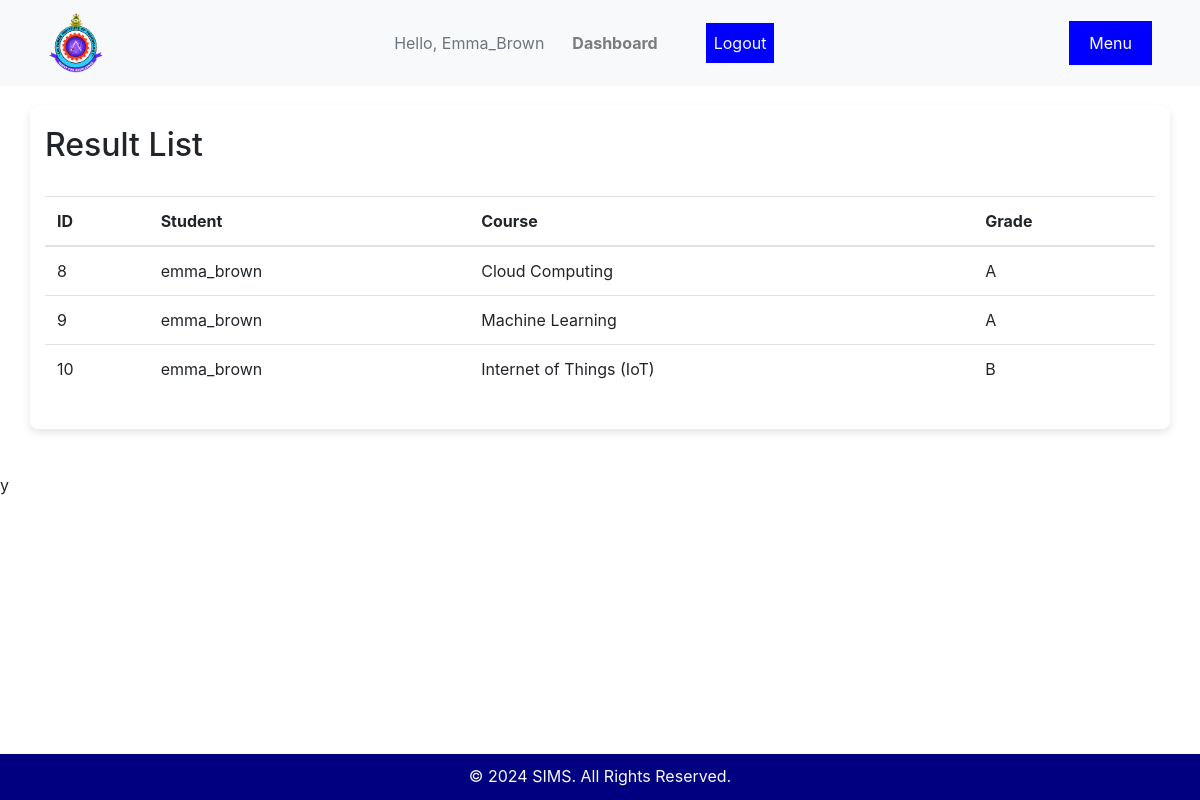
Screenshot of /results/ (signed in) with the database file from the repository.
### users/models.py (models this page shows, shortened)
class CustomUser(AbstractUser):
    ROLE_CHOICES = [
        ('ADMIN', 'Admin'),
        ('STUDENT', 'Student'),
        ('LECTURER', 'Lecturer'),
        ('CLINIC_STAFF', 'Clinic Staff'),
    ]
    role = models.CharField(max_length=20, choices=ROLE_CHOICES)
    Approved = models.BooleanField(default=True)
    objects = CustomUserManager()

### ims/models.py (models this page shows, shortened)
class Result(models.Model):
    student = models.ForeignKey(Student, on_delete=models.CASCADE)
    course = models.ForeignKey(Course, on_delete=models.CASCADE)
    grade = models.CharField(max_length=2)

class Student(models.Model):
    user = models.OneToOneField(User, on_delete=models.CASCADE)
    level = models.ForeignKey(Level, on_delete=models.CASCADE)
    matric = models.CharField(max_length=50, blank=True, null=True)
    reg_no = models.CharField(max_length=50, blank=True, null=True)
    phone = models.CharField(max_length=50, blank=True, null=True)
    Gaurdian_contact = models.CharField(max_length=50, blank=True, null=True)
    department = models.ForeignKey(Department, on_delete=models.CASCADE)
    courses_registered = models.ManyToManyField('Course', related_name='students')
    carry_over = models.ManyToManyField('Course', null=True, blank=True)
    approved = models.BooleanField(default=False)

class Course(models.Model):
    course_id = models.CharField(max_length=10, unique=True)
    course_name = models.CharField(max_length=200)
    credits = models.IntegerField()

### ims/views.py (the view)
# urls.py: path('results/', views.ResultListView.as_view(), name='result_list'),
class ResultListView(ListView):
    model = Result
    context_object_name = 'results'
    template_name = 'results/result_list.html'

### templates/results/result_list.html (shortened to what this page needs)
{% extends 'base.html' %}
{% block content %}
    <h2>Result List</h2>
    <br>
                <table class="table">
        <thead>
            <tr>
                <th>ID</th>
                <th>Student</th>
                <th>Course</th>
                <th>Grade</th>
            </tr>
        </thead>
        <tbody>
            {% for result in results %}
            {% if result.student.user.id == user.id %}
                <tr>
                    <td>{{ result.id }}</td>
                    <td>{{ result.student.user.username }}</td>
                    <td>{{ result.course.course_name }}</td>
                    <td>{{ result.grade }}</td>
                </tr>
                {% endif %}
            {% endfor %}
        </tbody>
    </table>
{% endblock %}

### templates/base.html (shortened to what this page needs)
{% load static %}
<!DOCTYPE html>
<html lang="en">
<head>
    <link rel="stylesheet" href="{% static 'css/style.css' %}">
    <link rel="stylesheet" href="https://cdn.jsdelivr.net/npm/bootstrap@4.6.2/dist/css/bootstrap.min.css">
</head>
<body>
    <nav class="navbar navbar-expand-md navbar-light bg-light px-5" style="justify-content: space-between;">
        <a class="navbar-brand" href="#">
            <img src="{% static 'img/Picture1.gif' %}" alt="" style="height: 60px;">
        </a>
       <div>
        <div class="collapse navbar-collapse" id="navbarNavDropdown">
            <ul class="navbar-nav ml-auto">
                {% if user.is_authenticated %}
                    <li class="nav-item align-self-center"><span class="text-muted">Hello, {{user.username | title}}</span></li>
                    <li class="nav-item"><a class="nav-link" href="{% url 'dashboard' %}">Dashboard</a></li>
                    <li class="nav-item">
                        <form method="POST" action="{% url 'logout' %}">
                            <button type="submit" class="nav-link text-light">Logout</button>
                        </form>
                    </li>
                {% else %}
                    <li class="nav-item"><a class="nav-link" href="{% url 'login' %}">Login</a></li>
                    <li class="nav-item"><a class="nav-link" href="{% url 'student_register' %}">Register as Student</a></li>
                    <li class="nav-item"><a class="nav-link" href="{% url 'staff_register' %}">Register as Staff</a></li>
                {% endif %}
            </ul>
        </div>
       </div>
    </nav>
    <div class="container">
        {% block content %}{% endblock %}
    </div>
<br>y
    <footer>
        <p class="text-light">&copy; 2024 SIMS. All Rights Reserved.</p>
    </footer>
</body>
</html>

### ims/static/css/style.css (style rules this page uses)
body { font-family: 'Arial', sans-serif; margin: 0; padding: 0; background-color: #f5f5f5; color: #333; }
nav { background-color: navy; color: white; padding: 15px; }
nav ul { list-style: none; display: flex; justify-content: space-between; }
nav ul li { margin-right: 20px; }
nav ul li a { color: white; text-decoration: none; font-weight: bold; }
.container { max-width: 1200px; margin: 20px auto; padding: 20px; background-color: white; border-radius: 8px; box-shadow: 0 4px 8px rgba(0, 0, 0, 0.1); }
p { line-height: 1.6; color: #333; }
footer { background-color: navy; color: white; text-align: center; padding: 10px 0; position: fixed; bottom: 0; width: 100%; }
footer p { margin: 0; }
button { background-color: blue; color: white; padding: 10px 20px; border: none; border-radius: 5px; cursor: pointer; transition: background-color 0.3s ease; }

### rows the page displays
CustomUser: username "Emma_Brown"
Result: id "8", student.user.username "emma_brown", course.course_name "Cloud Computing", grade "A"
Result: id "9", student.user.username "emma_brown", course.course_name "Machine Learning", grade "A"
Result: id "10", student.user.username "emma_brown", course.course_name "Internet of Things (IoT)", grade "B"
